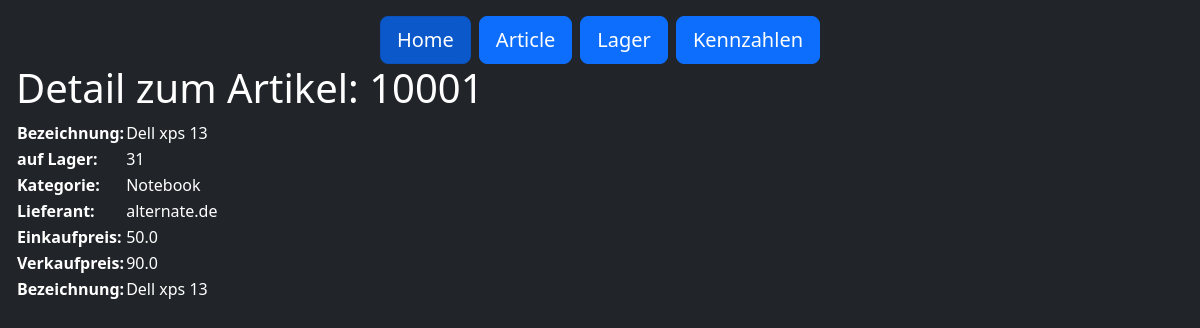
/LagerApp/article/1, run on an earlier commit of the app's database.
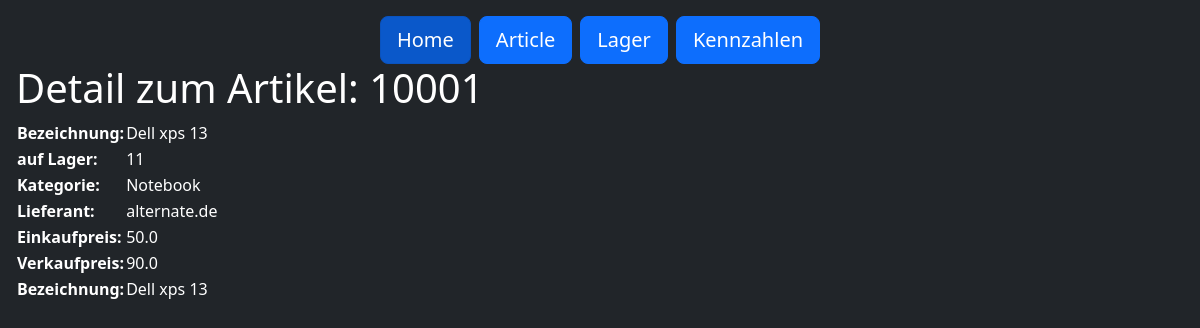
And on a later commit of the database.
### LagerApp/models.py (models this page shows, shortened)
class Article(models.Model):
    artikelnummer = models.IntegerField()
    bezeichnung = models.CharField(max_length=255)
    anzahl = models.IntegerField()
    kategorie = models.CharField(max_length=150)
    lieferant = models.CharField(max_length=60)
    ekpreis = models.FloatField()
    vkpreis = models.FloatField()
    storage = models.ForeignKey(Storage, default=1, on_delete=models.CASCADE)

### LagerApp/views.py (the view)
# urls.py: path('article/<int:article_id>', views.detail, name='detail'),
def detail(request, article_id):
    article = get_object_or_404(Article, pk=article_id)
    context = {'article': article,}
    return render(request, 'LagerApp/article_detail.html', context)

### LagerApp/templates/LagerApp/article_detail.html (shortened to what this page needs)
{% extends 'LagerApp/layout.html'%}
{% block body %}
<div class="d-grid gap-2 d-md-flex justify-content-md-center">
            <a class="btn btn-primary active btn-lg" href="{% url 'LagerApp:home' %}">Home</a>
            <a class="btn btn-primary btn-lg" href="{% url 'LagerApp:article' %}">Article</a>
            <a class="btn btn-primary btn-lg" href="{% url 'LagerApp:lagerliste' %}">Lager</a>
            <a class="btn btn-primary btn-lg" href="{% url 'LagerApp:kennzahlen' %}">Kennzahlen</a>
</div>
{% if article %}
<h1>Detail zum Artikel: {{article.artikelnummer}}</h1>
<table>
    <tr>
        <th>Bezeichnung:</th><td>{{article.bezeichnung}}</td>
    </tr>
    <tr>
        <th>auf Lager:</th><td>{{article.anzahl}}</td>
    </tr>
    <tr>
        <th>Kategorie:</th><td>{{article.kategorie}}</td>
    </tr>
    <tr>
        <th>Lieferant:</th><td>{{article.lieferant}}</td>
    </tr>
    <tr>
        <th>Einkaufpreis:</th><td>{{article.ekpreis}}</td>
    </tr>
        <th>Verkaufpreis:</th><td>{{article.vkpreis}}</td>
    <tr>
        <th>Bezeichnung:</th><td>{{article.bezeichnung}}</td>
    </tr>
</table>
{% endif %}
{% endblock %}

What changed in the data, as far as the page shows it:
changed Article "Dell xps 13": anzahl "31" → "11"
